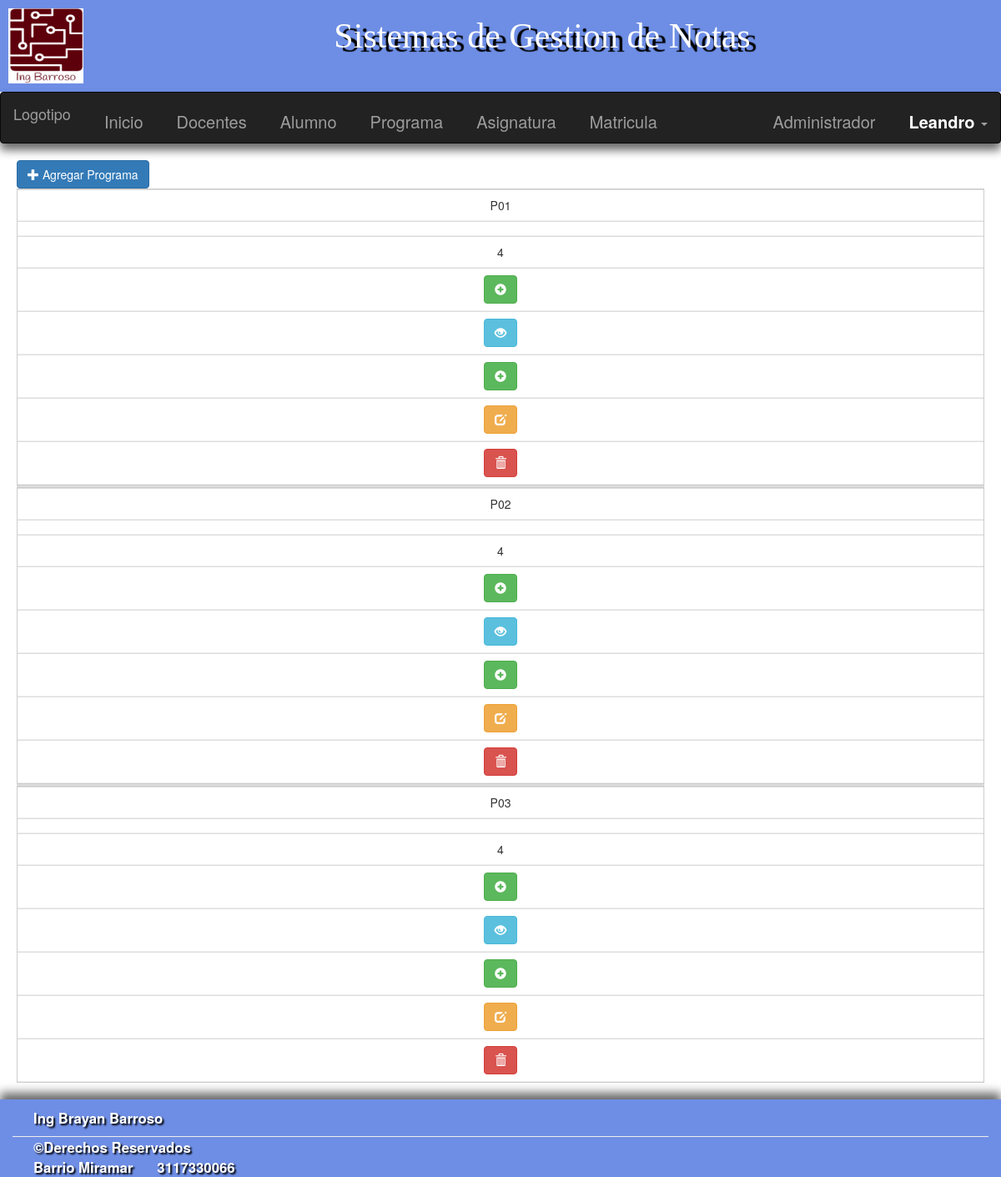
The page /Admin/Programas/Programas.php (signed in) on the database its author committed.
### tables this page shows
CREATE TABLE `curso` (
  `Codigo` varchar(50) NOT NULL,
  `Nombre` varchar(50) NOT NULL,
  `Duracion` varchar(50) DEFAULT NULL
);

### Admin/Programas/Programas.php (the view, shortened to what this page needs)
<!DOCTYPE html>
<html lang="es">
<head>
  <link rel="stylesheet" href="../../estilos/css/bootstrap.min.css">
  <link rel="stylesheet" href="../../estilos/css/estilo.css">
</head>
<body>
  <?php
  include("../header.php");
  ?>
  <div class="contenido">
    <button type="button" class="btn btn-primary" data-toggle="modal" data-target="#myModal">
      <span class="glyphicon glyphicon-plus"></span> Agregar Programa
    </button>
  </div>
  <?php
  include("../../Conexion/Conexion.php");
  $sql = "SELECT * FROM Curso";
  $result = $pdo->prepare($sql);
  $result->execute();
  $fila = $result->fetchAll();
  ?>
  <div class="contenido">
    <table class="table">
      <?php
      foreach ($fila as $row) :
      ?>
        <tbody>
          <tr>
            <td><?php echo $row['Codigo']; ?></td>
            <td><?php echo $row['Curso']; ?></td>
            <td><?php echo $row['Duracion']; ?></td>
            <td>
              <a href="form_alum.php?cod=<?php echo $row['Codigo']; ?>" class="btn btn-success" title="Matricular Alumnos"><span class="glyphicon glyphicon-plus-sign" aria-hidden="true"></span></a>
            </td>
            <td>
              <a href="ver_asign.php?cod=<?php echo $row['Codigo']; ?>" class="btn btn-info" title="Ver Asignaturas"><span class="glyphicon glyphicon-eye-open" aria-hidden="true"></span></a>
            </td>
            <td>
              <a href="form_add_asign.php?cod=<?php echo $row['Codigo']; ?>" class="btn btn-success" title="Agregar Asignatura"><span class="glyphicon glyphicon-plus-sign" aria-hidden="true"></a>
            </td>
            <td>
              <a href="form-update.php?cod=<?php echo $row['Codigo']; ?>" class="btn btn-warning" title="Actualizar Programa"><span class="glyphicon glyphicon-edit" aria-hidden="true"></span></a>
            </td>
            <td>
              <a href="delete.php?cod=<?php echo $row['Codigo']; ?>" class="btn btn-danger" title="Eliminar Programa"><span class="glyphicon glyphicon-trash" aria-hidden="true"></span></a>
            </td>
          </tr>
        </tbody>
      <?php
      endforeach;
      ?>
    </table>
  </div>
  <?php include("../footer.php"); ?>
</body>
</html>

### estilos/css/estilo.css (style rules this page uses)
body { margin: 0; padding: 0; box-sizing: border-box; }
.contenido { margin-left: 20px; margin-right: 20px; }
table { width: 100%; border-collapse: collapse; }
tr:nth-of-type(odd) { background: #fff; }
td, th { padding: 6px; border: 1px solid #ccc; text-align: center; }
@media only screen and (max-width: 760px),
  (min-device-width: 768px) and (max-device-width: 1024px) { table, thead, tbody, th, td, tr { display: block; } }
@media only screen and (max-width: 760px),
  (min-device-width: 768px) and (max-device-width: 1024px) { tr { border: 1px solid #ccc; } }
@media only screen and (max-width: 760px),
  (min-device-width: 768px) and (max-device-width: 1024px) { td { border: none; border-bottom: 1px solid #eee; position: relative; padding-left: 50%; } }
@media only screen and (max-width: 760px),
  (min-device-width: 768px) and (max-device-width: 1024px) { td:before { position: absolute; top: 6px; left: 6px; width: 45%; padding-right: 10px; white-space: nowrap; } }

### rows shown on the page
curso: Codigo "P01", Duracion "4"
curso: Codigo "P02", Duracion "4"
curso: Codigo "P03", Duracion "4"

### other values the page prints
$_SESSION['user_nombre'] "Leandro"
